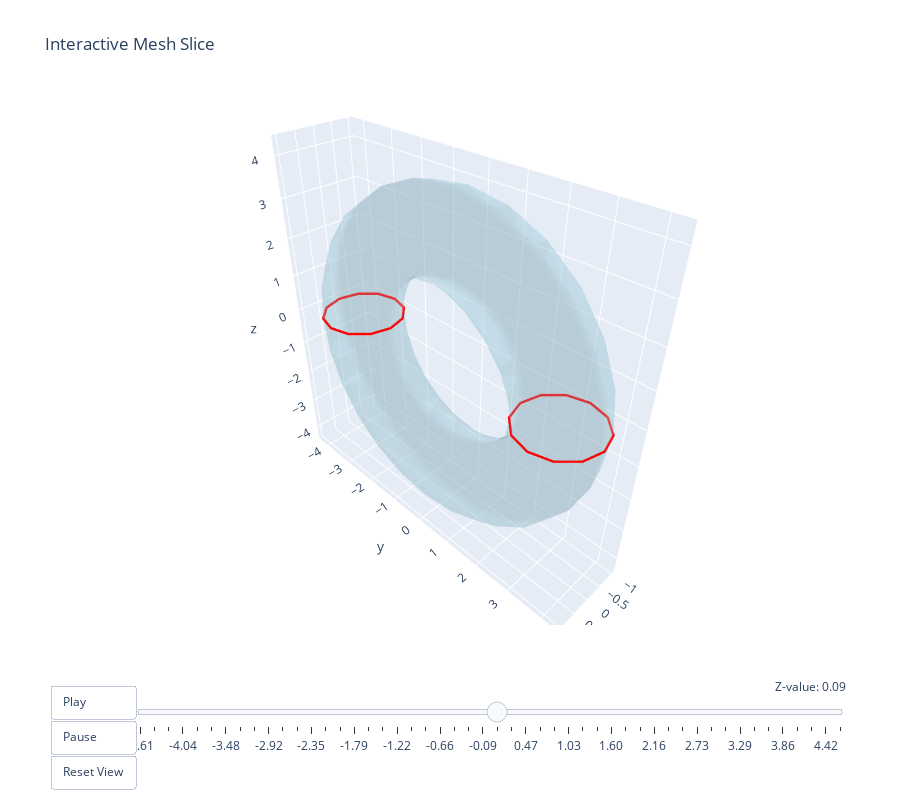

Notebook cell for this chart:
### Code cell
mm.visualize_mesh_slice_interactive()

### Figure 1 — Plotly figure (JSON) as saved in the notebook; plotly's stock layout.template omitted (floating-point values rounded to 4 significant figures; data arrays with more than 128 entries replaced by an {"elided": "..."} marker saying what was removed)
{"data": [{"color": "lightblue", "i": {"elided": "576 int values"}, "j": {"elided": "576 int values"}, "k": {"elided": "576 int values"}, "name": "Mesh", "opacity": 0.3, "type": "mesh3d", "x": {"elided": "288 float values"}, "y": {"elided": "288 float values"}, "z": {"elided": "288 float values"}}, {"line": {"color": "red", "width": 5}, "mode": "lines", "name": "Slice at z=0.00", "type": "scatter3d", "x": [-2.565e-16, -0.5236, -0.9069, -1.047, -0.9069, -0.5236, -2.465e-32, 0.5236, 0.9069, 1.047, 0.9069, 0.5236, -2.565e-16, null, 2.565e-16, -0.5236, -0.9069, -1.047, -0.9069, -0.5236, 2.565e-16, 0.5236, 0.9069, 1.047, 0.9069, 0.5236, 2.565e-16, null], "y": [-4.189, -4.048, -3.665, -3.142, -2.618, -2.235, -2.094, -2.235, -2.618, -3.142, -3.665, -4.048, -4.189, null, 2.094, 2.235, 2.618, 3.142, 3.665, 4.048, 4.189, 4.048, 3.665, 3.142, 2.618, 2.235, 2.094, null], "z": [4.986e-16, 4.729e-16, 4.024e-16, 3.063e-16, 2.101e-16, 1.397e-16, 1.139e-16, 1.397e-16, 2.101e-16, 3.063e-16, 4.024e-16, 4.729e-16, 4.986e-16, null, -3.991e-16, -4.077e-16, -4.311e-16, -4.632e-16, -4.953e-16, -5.187e-16, -5.273e-16, -5.187e-16, -4.953e-16, -4.632e-16, -4.311e-16, -4.077e-16, -3.991e-16, null]}], "layout": {"height": 800, "margin": {"b": 100, "l": 50, "r": 50, "t": 100}, "scene": {"aspectmode": "data", "camera": {"eye": {"x": 1.5, "y": 1.5, "z": 1.5}}}, "sliders": [{"active": 25, "currentvalue": {"prefix": "Z-value: ", "visible": true, "xanchor": "right"}, "len": 0.9, "pad": {"b": 10, "t": 50}, "steps": [{"args": [["frame_0"], {"frame": {"duration": 0, "redraw": true}, "mode": "immediate"}], "label": "-4.61", "method": "animate"}, {"args": [["frame_1"], {"frame": {"duration": 0, "redraw": true}, "mode": "immediate"}], "label": "-4.42", "method": "animate"}, {"args": [["frame_2"], {"frame": {"duration": 0, "redraw": true}, "mode": "immediate"}], "label": "-4.23", "method": "animate"}, {"args": [["frame_3"], {"frame": {"duration": 0, "redraw": true}, "mode": "immediate"}], "label": "-4.04", "method": "animate"}, {"args": [["frame_4"], {"frame": {"duration": 0, "redraw": true}, "mode": "immediate"}], "label": "-3.86", "method": "animate"}, {"args": [["frame_5"], {"frame": {"duration": 0, "redraw": true}, "mode": "immediate"}], "label": "-3.67", "method": "animate"}, {"args": [["frame_6"], {"frame": {"duration": 0, "redraw": true}, "mode": "immediate"}], "label": "-3.48", "method": "animate"}, {"args": [["frame_7"], {"frame": {"duration": 0, "redraw": true}, "mode": "immediate"}], "label": "-3.29", "method": "animate"}, {"args": [["frame_8"], {"frame": {"duration": 0, "redraw": true}, "mode": "immediate"}], "label": "-3.10", "method": "animate"}, {"args": [["frame_9"], {"frame": {"duration": 0, "redraw": true}, "mode": "immediate"}], "label": "-2.92", "method": "animate"}, {"args": [["frame_10"], {"frame": {"duration": 0, "redraw": true}, "mode": "immediate"}], "label": "-2.73", "method": "animate"}, {"args": [["frame_11"], {"frame": {"duration": 0, "redraw": true}, "mode": "immediate"}], "label": "-2.54", "method": "animate"}, {"args": [["frame_12"], {"frame": {"duration": 0, "redraw": true}, "mode": "immediate"}], "label": "-2.35", "method": "animate"}, {"args": [["frame_13"], {"frame": {"duration": 0, "redraw": true}, "mode": "immediate"}], "label": "-2.16", "method": "animate"}, {"args": [["frame_14"], {"frame": {"duration": 0, "redraw": true}, "mode": "immediate"}], "label": "-1.97", "method": "animate"}, {"args": [["frame_15"], {"frame": {"duration": 0, "redraw": true}, "mode": "immediate"}], "label": "-1.79", "method": "animate"}, {"args": [["frame_16"], {"frame": {"duration": 0, "redraw": true}, "mode": "immediate"}], "label": "-1.60", "method": "animate"}, {"args": [["frame_17"], {"frame": {"duration": 0, "redraw": true}, "mode": "immediate"}], "label": "-1.41", "method": "animate"}, {"args": [["frame_18"], {"frame": {"duration": 0, "redraw": true}, "mode": "immediate"}], "label": "-1.22", "method": "animate"}, {"args": [["frame_19"], {"frame": {"duration": 0, "redraw": true}, "mode": "immediate"}], "label": "-1.03", "method": "animate"}, {"args": [["frame_20"], {"frame": {"duration": 0, "redraw": true}, "mode": "immediate"}], "label": "-0.85", "method": "animate"}, {"args": [["frame_21"], {"frame": {"duration": 0, "redraw": true}, "mode": "immediate"}], "label": "-0.66", "method": "animate"}, {"args": [["frame_22"], {"frame": {"duration": 0, "redraw": true}, "mode": "immediate"}], "label": "-0.47", "method": "animate"}, {"args": [["frame_23"], {"frame": {"duration": 0, "redraw": true}, "mode": "immediate"}], "label": "-0.28", "method": "animate"}, {"args": [["frame_24"], {"frame": {"duration": 0, "redraw": true}, "mode": "immediate"}], "label": "-0.09", "method": "animate"}, {"args": [["frame_25"], {"frame": {"duration": 0, "redraw": true}, "mode": "immediate"}], "label": "0.09", "method": "animate"}, {"args": [["frame_26"], {"frame": {"duration": 0, "redraw": true}, "mode": "immediate"}], "label": "0.28", "method": "animate"}, {"args": [["frame_27"], {"frame": {"duration": 0, "redraw": true}, "mode": "immediate"}], "label": "0.47", "method": "animate"}, {"args": [["frame_28"], {"frame": {"duration": 0, "redraw": true}, "mode": "immediate"}], "label": "0.66", "method": "animate"}, {"args": [["frame_29"], {"frame": {"duration": 0, "redraw": true}, "mode": "immediate"}], "label": "0.85", "method": "animate"}, {"args": [["frame_30"], {"frame": {"duration": 0, "redraw": true}, "mode": "immediate"}], "label": "1.03", "method": "animate"}, {"args": [["frame_31"], {"frame": {"duration": 0, "redraw": true}, "mode": "immediate"}], "label": "1.22", "method": "animate"}, {"args": [["frame_32"], {"frame": {"duration": 0, "redraw": true}, "mode": "immediate"}], "label": "1.41", "method": "animate"}, {"args": [["frame_33"], {"frame": {"duration": 0, "redraw": true}, "mode": "immediate"}], "label": "1.60", "method": "animate"}, {"args": [["frame_34"], {"frame": {"duration": 0, "redraw": true}, "mode": "immediate"}], "label": "1.79", "method": "animate"}, {"args": [["frame_35"], {"frame": {"duration": 0, "redraw": true}, "mode": "immediate"}], "label": "1.97", "method": "animate"}, {"args": [["frame_36"], {"frame": {"duration": 0, "redraw": true}, "mode": "immediate"}], "label": "2.16", "method": "animate"}, {"args": [["frame_37"], {"frame": {"duration": 0, "redraw": true}, "mode": "immediate"}], "label": "2.35", "method": "animate"}, {"args": [["frame_38"], {"frame": {"duration": 0, "redraw": true}, "mode": "immediate"}], "label": "2.54", "method": "animate"}, {"args": [["frame_39"], {"frame": {"duration": 0, "redraw": true}, "mode": "immediate"}], "label": "2.73", "method": "animate"}, {"args": [["frame_40"], {"frame": {"duration": 0, "redraw": true}, "mode": "immediate"}], "label": "2.92", "method": "animate"}, {"args": [["frame_41"], {"frame": {"duration": 0, "redraw": true}, "mode": "immediate"}], "label": "3.10", "method": "animate"}, {"args": [["frame_42"], {"frame": {"duration": 0, "redraw": true}, "mode": "immediate"}], "label": "3.29", "method": "animate"}, {"args": [["frame_43"], {"frame": {"duration": 0, "redraw": true}, "mode": "immediate"}], "label": "3.48", "method": "animate"}, {"args": [["frame_44"], {"frame": {"duration": 0, "redraw": true}, "mode": "immediate"}], "label": "3.67", "method": "animate"}, {"args": [["frame_45"], {"frame": {"duration": 0, "redraw": true}, "mode": "immediate"}], "label": "3.86", "method": "animate"}, {"args": [["frame_46"], {"frame": {"duration": 0, "redraw": true}, "mode": "immediate"}], "label": "4.04", "method": "animate"}, {"args": [["frame_47"], {"frame": {"duration": 0, "redraw": true}, "mode": "immediate"}], "label": "4.23", "method": "animate"}, {"args": [["frame_48"], {"frame": {"duration": 0, "redraw": true}, "mode": "immediate"}], "label": "4.42", "method": "animate"}, {"args": [["frame_49"], {"frame": {"duration": 0, "redraw": true}, "mode": "immediate"}], "label": "4.61", "method": "animate"}], "x": 0.1, "y": 0}], "title": {"text": "Interactive Mesh Slice"}, "updatemenus": [{"buttons": [{"args": [null, {"frame": {"duration": 200, "redraw": true}, "fromcurrent": true}], "label": "Play", "method": "animate"}, {"args": [[null], {"frame": {"duration": 0, "redraw": false}, "mode": "immediate"}], "label": "Pause", "method": "animate"}, {"args": [{"scene.camera.eye": {"x": 1.5, "y": 1.5, "z": 1.5}}], "label": "Reset View", "method": "relayout"}], "pad": {"r": 10, "t": 60}, "showactive": false, "type": "buttons", "x": 0, "xanchor": "left", "y": 0, "yanchor": "top"}]}}
